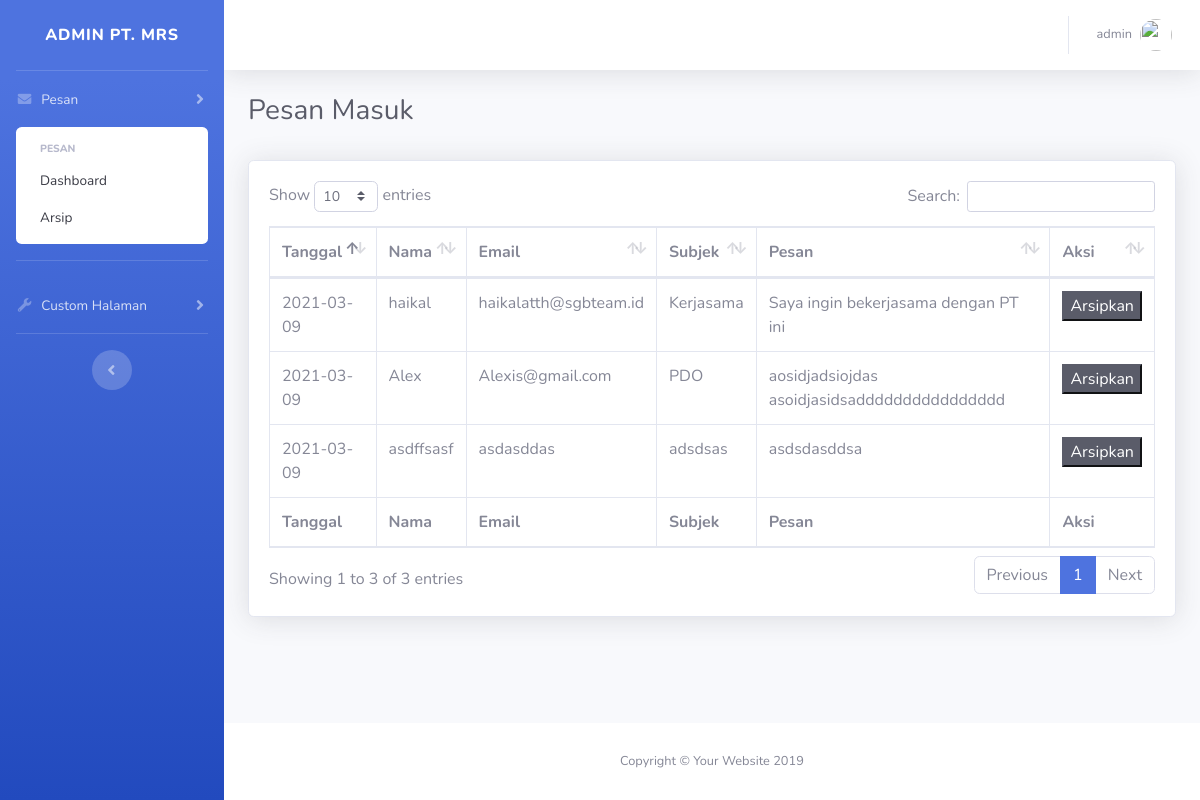
/dashboard_pesan.php (signed in), run on the app's committed database.
### tables this page shows
CREATE TABLE `pesan` (
  `id_pesan` int(11) NOT NULL,
  `tanggal` date NOT NULL,
  `nama` varchar(50) NOT NULL,
  `email` varchar(50) NOT NULL,
  `subjek` varchar(50) NOT NULL,
  `isi` text NOT NULL,
  `status` int(11) NOT NULL
);

### dashboard_pesan.php (the view, shortened to what this page needs)
<!DOCTYPE html>
<html lang="en">
<head>
    <link href="assets/vendor/fontawesome-free/css/all.min.css" rel="stylesheet" type="text/css">
    <link href="assets/css/sb-admin-2.min.css" rel="stylesheet">
    <link href="assets/vendor/datatables/dataTables.bootstrap4.min.css" rel="stylesheet">
</head>
<body id="page-top">
<div id="wrapper">
    <ul class="navbar-nav bg-gradient-primary sidebar sidebar-dark accordion" id="accordionSidebar">
        <a class="sidebar-brand d-flex align-items-center justify-content-center" href="dashboard_pesan.php">
            <div class="sidebar-brand-text mx-3">Admin PT. MRS</div>
        </a>
        <hr class="sidebar-divider my-0">
        <li class="nav-item">
            <a class="nav-link collapsed" href="#" data-toggle="collapse" data-target="#collapseUtilities" aria-expanded="true" aria-controls="collapseUtilities">
                <i class="fas fa-fw fa-envelope"></i>
                <span>Pesan</span>
            </a>
            <div id="collapseUtilities" class="collapse show" aria-labelledby="headingUtilities" data-parent="#accordionSidebar">
                <div class="bg-white py-2 collapse-inner rounded">
                    <h6 class="collapse-header">Pesan</h6>
                    <a class="collapse-item" href="dashboard_pesan.php">Dashboard</a>
                    <a class="collapse-item" href="arsip_pesan.php">Arsip</a>
                </div>
            </div>
        </li>
        <hr class="sidebar-divider d-none d-md-block">
        <li class="nav-item">
            <a class="nav-link collapsed" href="#" data-toggle="collapse" data-target="#collapsePages" aria-expanded="true" aria-controls="collapseUtilities">
                <i class="fas fa-fw fa-wrench"></i>
                <span>Custom Halaman</span>
            </a>
        </li>
        <hr class="sidebar-divider d-none d-md-block">
        <div class="text-center d-none d-md-inline">
            <button class="rounded-circle border-0" id="sidebarToggle"></button>
        </div>
    </ul>
    <div id="content-wrapper" class="d-flex flex-column">
        <div id="content">
            <nav class="navbar navbar-expand navbar-light bg-white topbar mb-4 static-top shadow">
                <ul class="navbar-nav ml-auto">
                    <li class="nav-item dropdown no-arrow">
                        <a class="nav-link dropdown-toggle" href="#" id="userDropdown" role="button" data-toggle="dropdown" aria-haspopup="true" aria-expanded="false">
                            <span class="mr-2 d-none d-lg-inline text-gray-600 small"><?php echo $_SESSION["username"] ?></span>
                            <img class="img-profile rounded-circle" src="https://source.unsplash.com/QAB-WJcbgJk/60x60">
                        </a>
                    </li>
                </ul>
            </nav>
            <div class="container-fluid">
                <h1 class="h3 mb-2 text-gray-800">Pesan Masuk</h1>
                <br>
                <div class="card shadow mb-4">
                    <div class="card-body">
                        <div class="table-responsive">
                            <table class="table table-bordered" id="dataTable" width="100%" cellspacing="0">
                                <thead>
                                <tr>
                                    <th>Tanggal</th>
                                    <th>Nama</th>
                                    <th>Email</th>
                                    <th>Subjek</th>
                                    <th>Pesan</th>
                                    <th>Aksi</th>
                                </tr>
                                </thead>
                                <tfoot>
                                <tr>
                                    <th>Tanggal</th>
                                    <th>Nama</th>
                                    <th>Email</th>
                                    <th>Subjek</th>
                                    <th>Pesan</th>
                                    <th>Aksi</th>
                                </tr>
                                </tfoot>
                                <tbody>
                                <?php
                                    include "koneksi.php";
                                    $sql = "SELECT * from pesan where status = 1";
                                    $result = $conn->query($sql);
                                    if ($result->num_rows > 0) {
                                        while($row = $result->fetch_assoc()) {
                                            echo "<tr>";
                                            echo "<td>".$row["tanggal"]."</td>";
                                            echo "<td>".$row["nama"]."</td>";
                                            echo "<td>".$row["email"]."</td>";
                                            echo "<td>".$row["subjek"]."</td>";
                                            echo "<td>".$row["isi"]."</td>";
                                            echo "<form action=\"update.php\" method=\"post\">";
                                            echo "<td><button class='btn-dark'>Arsipkan</button></td>";
                                            echo "</form>";
                                            echo "</tr>";
                                        }
                                    } else {
                                        echo "0 results";
                                    }
                                ?>
                                </tbody>
                            </table>
                        </div>
                    </div>
                </div>
            </div>
        </div>
        <footer class="sticky-footer bg-white">
            <div class="container my-auto">
                <div class="copyright text-center my-auto">
                    <span>Copyright &copy; Your Website 2019</span>
                </div>
            </div>
        </footer>
    </div>
</div>
</body>
</html>

### data on the page
pesan: tanggal "2021-03-09", nama "haikal", email "haikalatth@sgbteam.id", subjek "Kerjasama", isi "Saya ingin bekerjasama dengan PT ini"
pesan: tanggal "2021-03-09", nama "Alex", email "Alexis@gmail.com", subjek "PDO", isi "aosidjadsiojdas asoidjasidsadddddddddddddddd"
pesan: tanggal "2021-03-09", nama "asdffsasf", email "asdasddas", subjek "adsdsas", isi "asdsdasddsa"

### other printed values
$_SESSION["username"] "admin"
